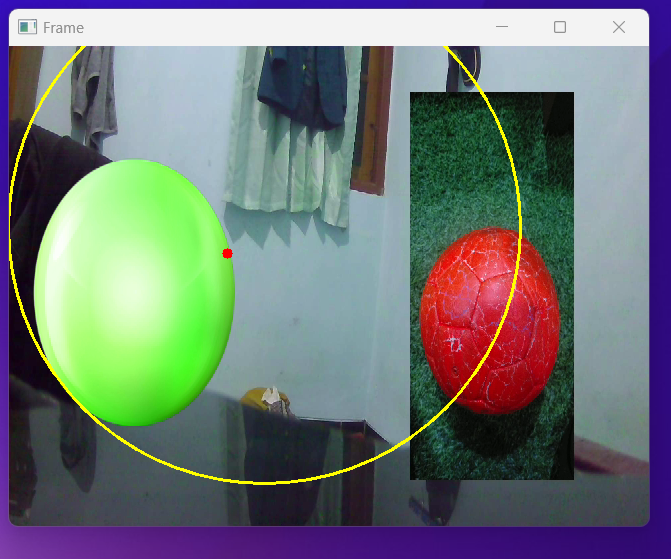
#> input picture INTERNSHIP/final_projects/Ball_Detection_Using_OpenCV/bola5.png, 671 x 559 px
$ python cari_bound.py
#> lines starting #> are read from the running program, lines starting #| are printed output that depends on the picture; after the words box and inside, x2 and y2 are one past the last pixel; in counts of white or black regions, pixels touching at a corner belong together
import cv2
import imutils
import numpy as np


def nothing(x):
    pass


# Load image
image = cv2.imread("bola5.png")
#> image is the input picture: shape (559, 671, 3); mean B, G, R 117.5, 119.2, 111.3

# RESIzE IMAGE
image = imutils.resize(image, width=600, height=600)
#> image: shape (499, 600, 3)

# Create a window
cv2.namedWindow("image")

# Create trackbars for color change
# Hue is from 0-179 for Opencv
cv2.createTrackbar("HMin", "image", 0, 179, nothing)
#> slider 'HMin' is set to 35
cv2.createTrackbar("SMin", "image", 0, 255, nothing)
#> slider 'SMin' is set to 51
cv2.createTrackbar("VMin", "image", 0, 255, nothing)
#> slider 'VMin' is set to 51
cv2.createTrackbar("HMax", "image", 0, 179, nothing)
#> slider 'HMax' is set to 179
cv2.createTrackbar("SMax", "image", 0, 255, nothing)
#> slider 'SMax' is set to 255
cv2.createTrackbar("VMax", "image", 0, 255, nothing)
#> slider 'VMax' is set to 255

# Set default value for Max HSV trackbars
cv2.setTrackbarPos("HMax", "image", 179)
cv2.setTrackbarPos("SMax", "image", 255)
cv2.setTrackbarPos("VMax", "image", 255)

# Initialize HSV min/max values
hMin = sMin = vMin = hMax = sMax = vMax = 0
phMin = psMin = pvMin = phMax = psMax = pvMax = 0

while 1:
    # Get current positions of all trackbars
    hMin = cv2.getTrackbarPos("HMin", "image")
    sMin = cv2.getTrackbarPos("SMin", "image")
    vMin = cv2.getTrackbarPos("VMin", "image")
    hMax = cv2.getTrackbarPos("HMax", "image")
    sMax = cv2.getTrackbarPos("SMax", "image")
    vMax = cv2.getTrackbarPos("VMax", "image")

    # Set minimum and maximum HSV values to display
    lower = np.array([hMin, sMin, vMin])
    upper = np.array([hMax, sMax, vMax])

    # Convert to HSV format and color threshold
    hsv = cv2.cvtColor(image, cv2.COLOR_BGR2HSV)
#> hsv: shape (499, 600, 3); mean H, S, V 89.3, 98.8, 144.8
    mask = cv2.inRange(hsv, lower, upper)
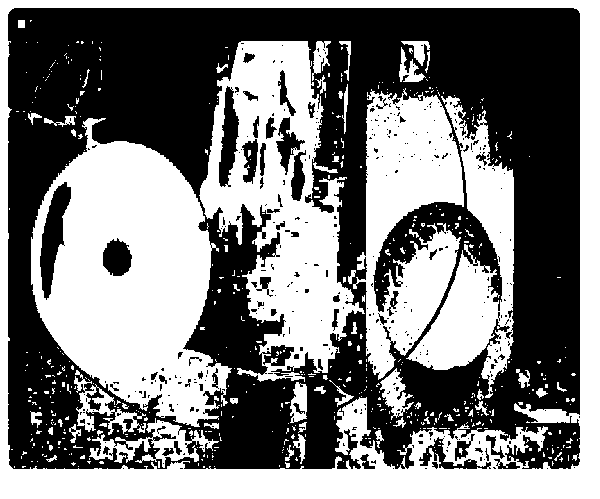
#> mask: shape (499, 600); 48.1% white; 549 white regions (488 under 20 px), largest, box (x1, y1, x2, y2) and area: (0, 0, 600, 499) 41675, (31, 118, 232, 427) 36099, (199, 41, 365, 382) 25814
    result = cv2.bitwise_and(image, image, mask=mask)
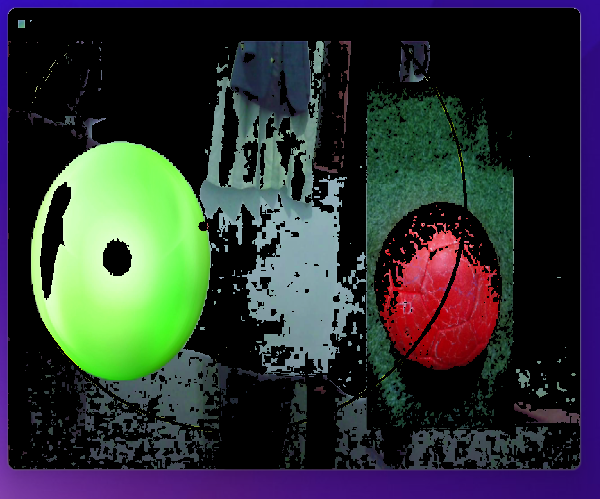
#> result: shape (499, 600, 3); mean B, G, R 51.3, 51.8, 46.2

    # Print if there is a change in HSV value
    if (
        (phMin != hMin)
        | (psMin != sMin)
        | (pvMin != vMin)
        | (phMax != hMax)
        | (psMax != sMax)
        | (pvMax != vMax)
    ):
        print(
            "(hMin = %d , sMin = %d, vMin = %d), (hMax = %d , sMax = %d, vMax = %d)"
            % (hMin, sMin, vMin, hMax, sMax, vMax)
        )
        phMin = hMin
        psMin = sMin
        pvMin = vMin
        phMax = hMax
        psMax = sMax
        pvMax = vMax

    # Display result image
    cv2.imshow("image", result)
    if cv2.waitKey(10) & 0xFF == ord("q"):
#> (key q is pressed here)
        break

cv2.destroyAllWindows()

$ run again, with INTERNSHIP/final_projects/Ball_Detection_Using_OpenCV/bola2.png copied over INTERNSHIP/final_projects/Ball_Detection_Using_OpenCV/bola5.png
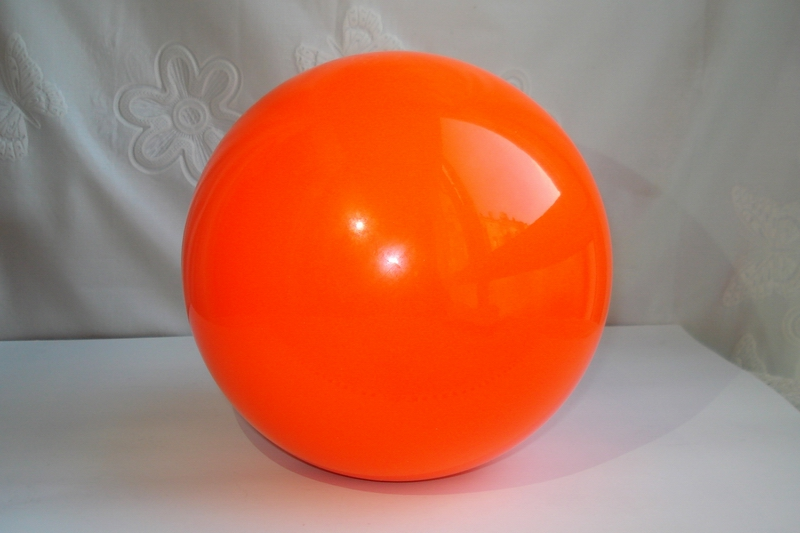
#> input picture INTERNSHIP/final_projects/Ball_Detection_Using_OpenCV/bola2.png, 800 x 533 px
#> image is the input picture: shape (533, 800, 3); mean B, G, R 96, 118.1, 182.3
#> image: shape (399, 600, 3)
#> hsv: shape (399, 600, 3); mean H, S, V 41.3, 96.1, 183.8
#> `mask = cv2.inRange(hsv, lower, upper)`:
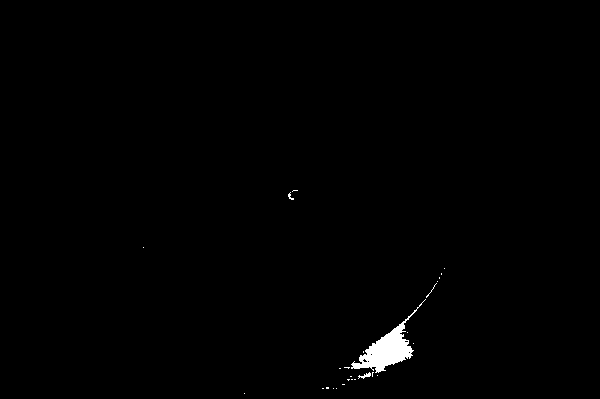
#> mask: shape (399, 600); 0.67% white; 27 white regions (24 under 20 px), largest, box (x1, y1, x2, y2) and area: (351, 299, 426, 373) 1468, (358, 372, 371, 379) 38, (288, 192, 294, 200) 20

$ run again, with INTERNSHIP/final_projects/Ball_Detection_Using_OpenCV/bola3.png copied over INTERNSHIP/final_projects/Ball_Detection_Using_OpenCV/bola5.png
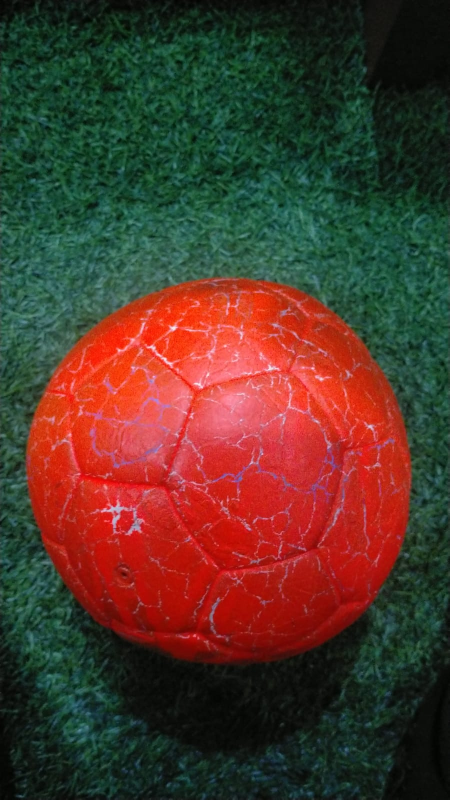
#> input picture INTERNSHIP/final_projects/Ball_Detection_Using_OpenCV/bola3.png, 899 x 1599 px (shown at 1/2 size)
#> image is the input picture: shape (1599, 899, 3); mean B, G, R 42.1, 54.8, 81.9
#> image: shape (1067, 600, 3)
#> hsv: shape (1067, 600, 3); mean H, S, V 59.8, 157.3, 102.9
#> `mask = cv2.inRange(hsv, lower, upper)`:
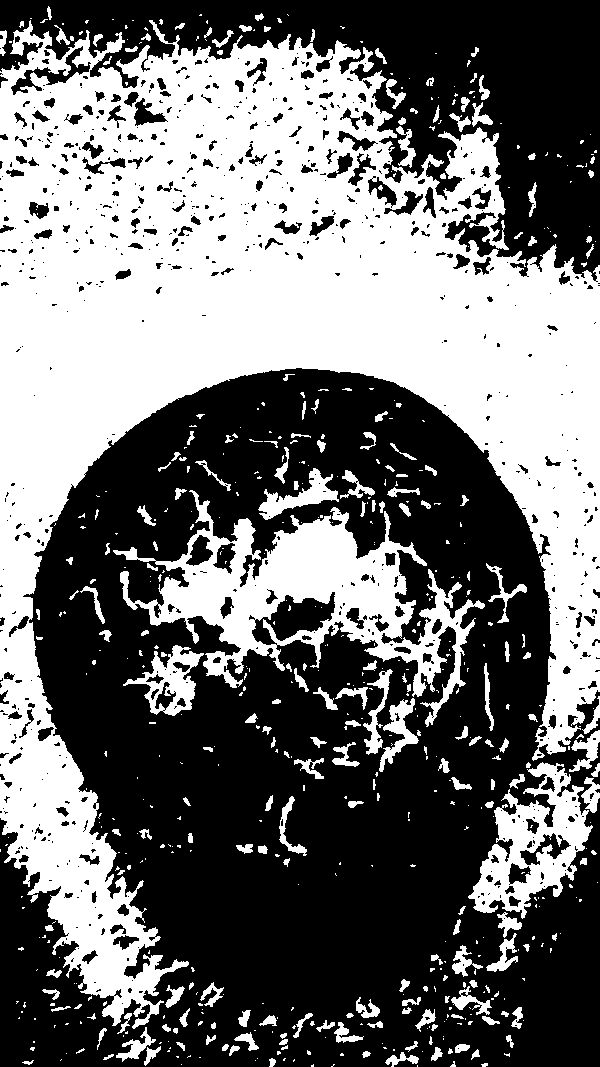
#> mask: shape (1067, 600); 44.1% white; 603 white regions (393 under 20 px), largest, box (x1, y1, x2, y2) and area: (0, 20, 600, 1029) 223344, (113, 490, 485, 727) 25999, (468, 762, 593, 919) 8229
#> `result = cv2.bitwise_and(image, image, mask=mask)`:
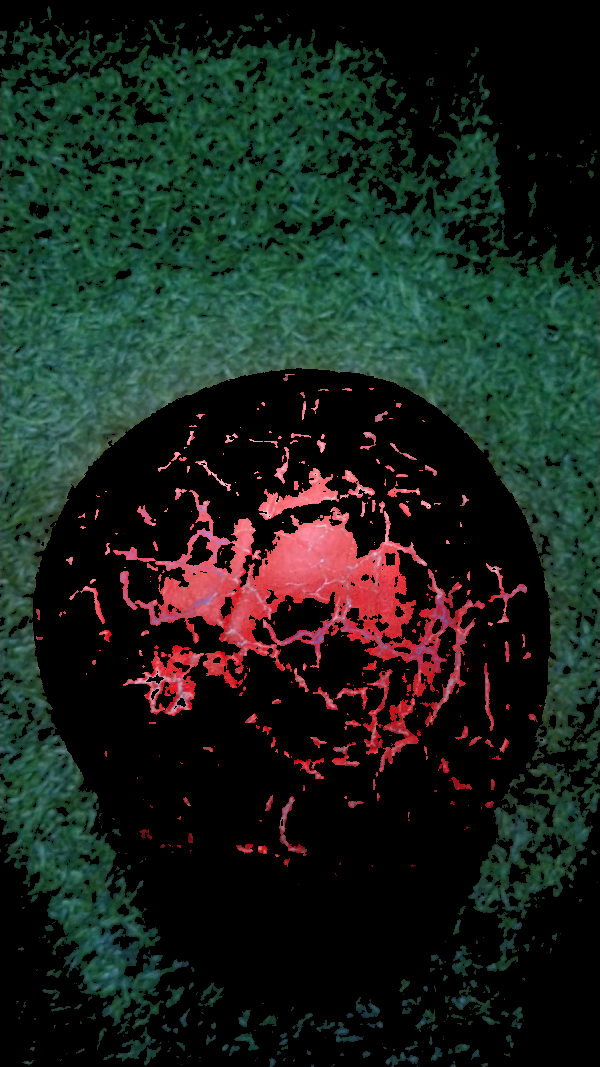
#> result: shape (1067, 600, 3); mean B, G, R 28.3, 35, 25.9

$ run again, with INTERNSHIP/final_projects/Ball_Detection_Using_OpenCV/bola4.png copied over INTERNSHIP/final_projects/Ball_Detection_Using_OpenCV/bola5.png
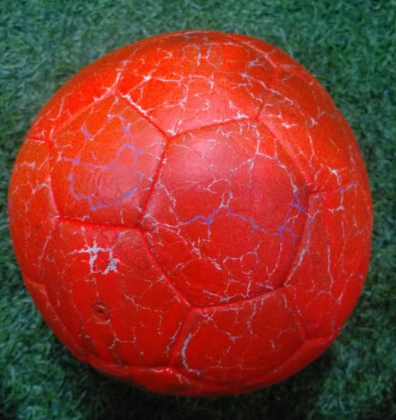
#> input picture INTERNSHIP/final_projects/Ball_Detection_Using_OpenCV/bola4.png, 396 x 420 px
#> image is the input picture: shape (420, 396, 3); mean B, G, R 45.2, 56.7, 137.9
#> image: shape (636, 600, 3)
#> hsv: shape (636, 600, 3); mean H, S, V 48, 177.1, 150
#> `mask = cv2.inRange(hsv, lower, upper)`:
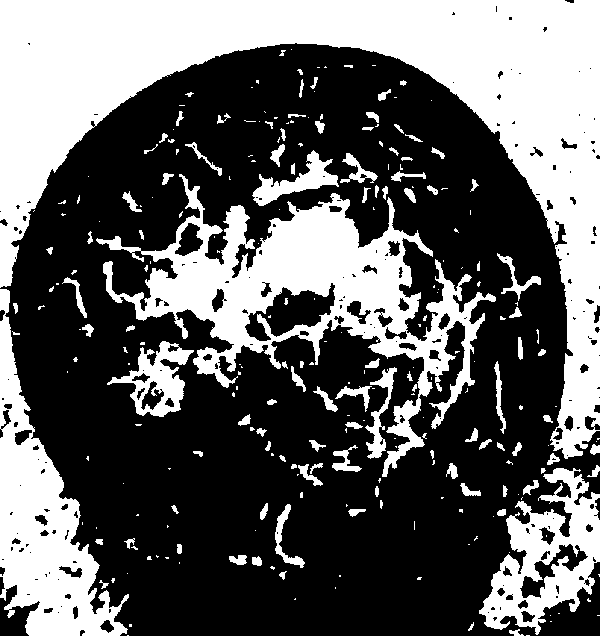
#> mask: shape (636, 600); 38.3% white; 258 white regions (150 under 20 px), largest, box (x1, y1, x2, y2) and area: (0, 0, 600, 459) 74840, (96, 174, 496, 477) 31529, (0, 289, 129, 636) 16749
#> `result = cv2.bitwise_and(image, image, mask=mask)`:
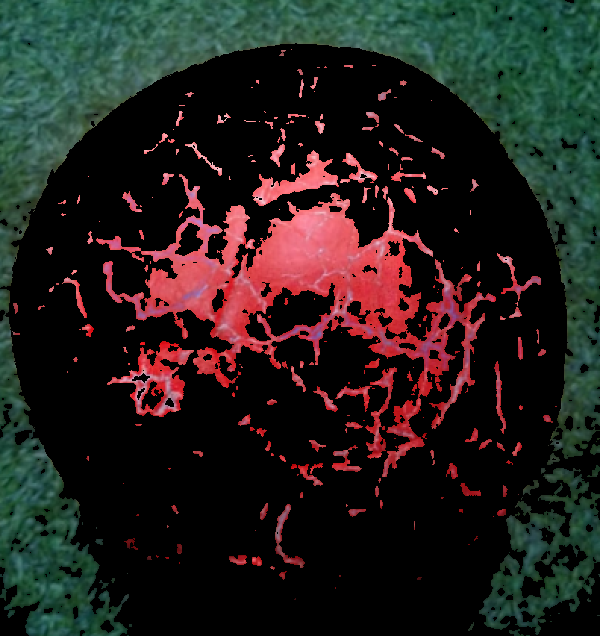
#> result: shape (636, 600, 3); mean B, G, R 28.3, 31.6, 36
